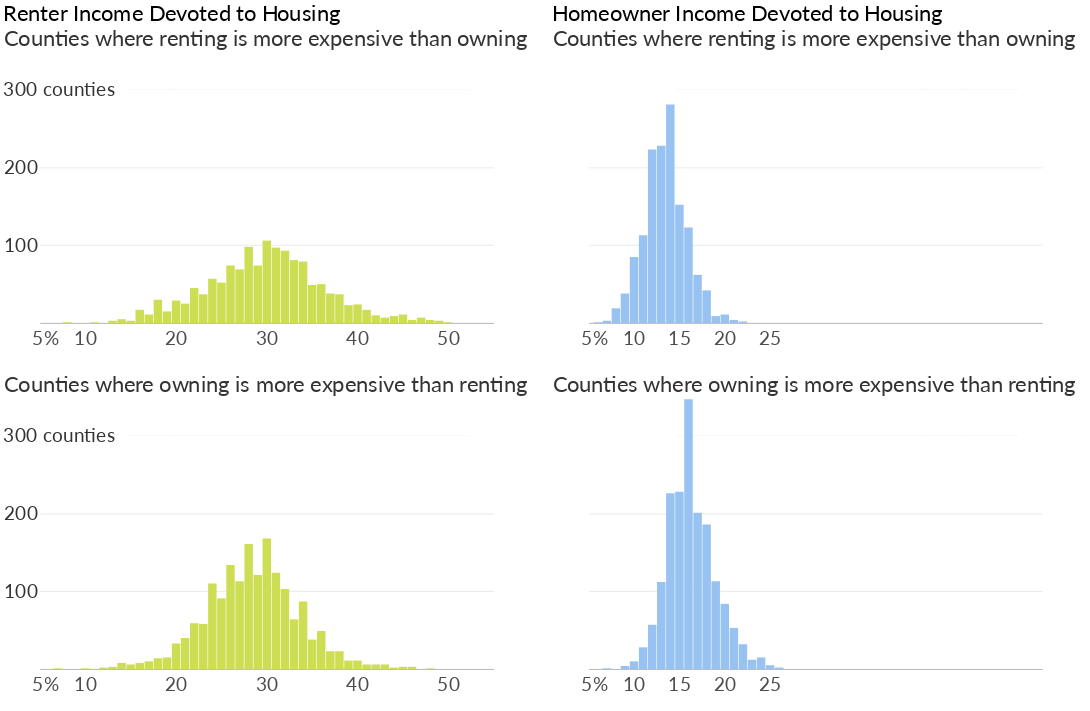

Notebook source saved alongside this figure:
### Code cell
inc_housing_charts = (charts_dict[0] | charts_dict[1]) & (charts_dict[2] | charts_dict[3])
inc_housing_charts

### Figure 1 — Vega-Lite specification as saved in the notebook (floating-point values rounded to 4 significant figures)
{"width": 600, "height": 400, "background": "white", "config": {"title": {"fontWeight": "normal", "fontSize": 36, "anchor": "start", "font": "Lato", "offset": 5}, "axisX": {"grid": false, "labelFont": "Lato", "labelFontSize": 16, "labelAngle": 0, "labelPadding": 10, "ticks": false, "tickSize": 5, "title": null, "titleFont": "Lato", "titleFontSize": 16, "titleFontWeight": "normal", "titleY": 30, "titleX": 280}, "axisY": {"grid": true, "gridOpacity": 1, "labelFont": "Lato", "labelFontSize": 16, "labelLimit": 100, "labelAlign": "left", "labelPadding": 20, "ticks": false, "title": null, "titleFont": "Lato", "titleFontWeight": "normal", "titleFontSize": 16, "titleAlign": "left", "titleAngle": 0, "titleY": -20, "titleX": -20, "domainWidth": 0}, "view": {"strokeOpacity": 0}}, "vconcat": [{"hconcat": [{"layer": [{"data": {"name": "data-fd38aa270a86fc920126f3f6a09318a2"}, "mark": {"type": "text", "dx": -7, "dy": -4, "fontSize": 11.5, "fontWeight": "bold", "opacity": 0.09}, "encoding": {"text": {"type": "nominal", "field": "text"}, "x": {"type": "quantitative", "field": "x", "scale": {"domain": [10, 50]}}, "y": {"type": "quantitative", "field": "y"}}}, {"data": {"name": "data-21a4e5e6877e5696b40945bd7685b83b"}, "mark": {"type": "bar", "color": "#cede54", "size": 14}, "encoding": {"x": {"type": "quantitative", "axis": {"labelFontSize": 32, "labelOpacity": 0.7, "values": [10, 20, 30, 40, 50]}, "field": "Bin", "scale": {"domain": [10, 50]}}, "y": {"type": "quantitative", "axis": {"labelFontSize": 32, "labelOpacity": 0.8, "labelPadding": 60, "titleFontSize": 36, "titleOpacity": 0.8, "titleX": -60, "titleY": 0, "values": [100, 200]}, "field": "Count", "scale": {"domain": [0, 350]}, "title": "Counties where renting is more expensive than owning"}}, "title": "Renter Income Devoted to Housing"}, {"data": {"name": "data-fcbf7a1326e5a92c8e8b9df976c576ce"}, "mark": {"type": "text", "dx": -5, "dy": 26.5, "font": "lato", "fontSize": 32, "opacity": 0.7}, "encoding": {"text": {"type": "nominal", "field": "text"}, "x": {"type": "quantitative", "field": "x"}, "y": {"type": "quantitative", "field": "y"}}}, {"data": {"name": "data-2d68707734c2d1a91dbd64835181b593"}, "mark": {"type": "text", "dx": 2, "dy": 0, "font": "lato", "fontSize": 32, "opacity": 0.8}, "encoding": {"text": {"type": "nominal", "field": "text"}, "x": {"type": "quantitative", "field": "x"}, "y": {"type": "quantitative", "field": "y"}}}, {"data": {"name": "data-424f55aee202cd0ed0981d1fc9849fbe"}, "mark": {"type": "rule", "opacity": 0, "size": 3}, "encoding": {"x": {"type": "quantitative", "field": "x"}, "y": {"type": "quantitative", "field": "y"}, "y2": {"field": "text"}}}], "height": 450, "width": 750}, {"layer": [{"data": {"name": "data-fd38aa270a86fc920126f3f6a09318a2"}, "mark": {"type": "text", "dx": -7, "dy": -4, "fontSize": 11.5, "fontWeight": "bold", "opacity": 0.09}, "encoding": {"text": {"type": "nominal", "field": "text"}, "x": {"type": "quantitative", "field": "x", "scale": {"domain": [10, 50]}}, "y": {"type": "quantitative", "field": "y"}}}, {"data": {"name": "data-0d6653b94ecaec5ec23f116b6ccba55a"}, "mark": {"type": "bar", "color": "#97c2f2", "size": 14}, "encoding": {"x": {"type": "quantitative", "axis": {"labelFontSize": 32, "labelOpacity": 0.7, "values": [10, 15, 20, 25]}, "field": "Bin", "scale": {"domain": [10, 50]}}, "y": {"type": "quantitative", "axis": {"labelFontSize": 32, "labelOpacity": 0, "labelPadding": 60, "titleFontSize": 36, "titleOpacity": 0.8, "titleX": -60, "titleY": 0, "values": [100, 200]}, "field": "Count", "scale": {"domain": [0, 350]}, "title": "Counties where renting is more expensive than owning"}}, "title": "Homeowner Income Devoted to Housing"}, {"data": {"name": "data-fcbf7a1326e5a92c8e8b9df976c576ce"}, "mark": {"type": "text", "dx": -5, "dy": 26.5, "font": "lato", "fontSize": 32, "opacity": 0.7}, "encoding": {"text": {"type": "nominal", "field": "text"}, "x": {"type": "quantitative", "field": "x"}, "y": {"type": "quantitative", "field": "y"}}}, {"data": {"name": "data-2d68707734c2d1a91dbd64835181b593"}, "mark": {"type": "text", "dx": 2, "dy": 0, "font": "lato", "fontSize": 32, "opacity": 0}, "encoding": {"text": {"type": "nominal", "field": "text"}, "x": {"type": "quantitative", "field": "x"}, "y": {"type": "quantitative", "field": "y"}}}, {"data": {"name": "data-424f55aee202cd0ed0981d1fc9849fbe"}, "mark": {"type": "rule", "opacity": 0, "size": 3}, "encoding": {"x": {"type": "quantitative", "field": "x"}, "y": {"type": "quantitative", "field": "y"}, "y2": {"field": "text"}}}], "height": 450, "width": 750}]}, {"hconcat": [{"layer": [{"data": {"name": "data-fd38aa270a86fc920126f3f6a09318a2"}, "mark": {"type": "text", "dx": -7, "dy": -4, "fontSize": 11.5, "fontWeight": "bold", "opacity": 0.09}, "encoding": {"text": {"type": "nominal", "field": "text"}, "x": {"type": "quantitative", "field": "x", "scale": {"domain": [10, 50]}}, "y": {"type": "quantitative", "field": "y"}}}, {"data": {"name": "data-77ad753fbdc530e19cb1774976fc8bc9"}, "mark": {"type": "bar", "color": "#cede54", "size": 14}, "encoding": {"x": {"type": "quantitative", "axis": {"labelFontSize": 32, "labelOpacity": 0.7, "values": [10, 20, 30, 40, 50]}, "field": "Bin", "scale": {"domain": [10, 50]}}, "y": {"type": "quantitative", "axis": {"labelFontSize": 32, "labelOpacity": 0.8, "labelPadding": 60, "titleFontSize": 36, "titleOpacity": 0.8, "titleX": -60, "titleY": 0, "values": [100, 200]}, "field": "Count", "scale": {"domain": [0, 350]}, "title": "Counties where owning is more expensive than renting"}}, "title": ""}, {"data": {"name": "data-fcbf7a1326e5a92c8e8b9df976c576ce"}, "mark": {"type": "text", "dx": -5, "dy": 26.5, "font": "lato", "fontSize": 32, "opacity": 0.7}, "encoding": {"text": {"type": "nominal", "field": "text"}, "x": {"type": "quantitative", "field": "x"}, "y": {"type": "quantitative", "field": "y"}}}, {"data": {"name": "data-2d68707734c2d1a91dbd64835181b593"}, "mark": {"type": "text", "dx": 2, "dy": 0, "font": "lato", "fontSize": 32, "opacity": 0.8}, "encoding": {"text": {"type": "nominal", "field": "text"}, "x": {"type": "quantitative", "field": "x"}, "y": {"type": "quantitative", "field": "y"}}}, {"data": {"name": "data-424f55aee202cd0ed0981d1fc9849fbe"}, "mark": {"type": "rule", "opacity": 0, "size": 3}, "encoding": {"x": {"type": "quantitative", "field": "x"}, "y": {"type": "quantitative", "field": "y"}, "y2": {"field": "text"}}}], "height": 450, "width": 750}, {"layer": [{"data": {"name": "data-fd38aa270a86fc920126f3f6a09318a2"}, "mark": {"type": "text", "dx": -7, "dy": -4, "fontSize": 11.5, "fontWeight": "bold", "opacity": 0.09}, "encoding": {"text": {"type": "nominal", "field": "text"}, "x": {"type": "quantitative", "field": "x", "scale": {"domain": [10, 50]}}, "y": {"type": "quantitative", "field": "y"}}}, {"data": {"name": "data-c7d884abf4a0f8c18f7471f5d7471e99"}, "mark": {"type": "bar", "color": "#97c2f2", "size": 14}, "encoding": {"x": {"type": "quantitative", "axis": {"labelFontSize": 32, "labelOpacity": 0.7, "values": [10, 15, 20, 25]}, "field": "Bin", "scale": {"domain": [10, 50]}}, "y": {"type": "quantitative", "axis": {"labelFontSize": 32, "labelOpacity": 0, "labelPadding": 60, "titleFontSize": 36, "titleOpacity": 0.8, "titleX": -60, "titleY": 0, "values": [100, 200]}, "field": "Count", "scale": {"domain": [0, 350]}, "title": "Counties where owning is more expensive than renting"}}, "title": ""}, {"data": {"name": "data-fcbf7a1326e5a92c8e8b9df976c576ce"}, "mark": {"type": "text", "dx": -5, "dy": 26.5, "font": "lato", "fontSize": 32, "opacity": 0.7}, "encoding": {"text": {"type": "nominal", "field": "text"}, "x": {"type": "quantitative", "field": "x"}, "y": {"type": "quantitative", "field": "y"}}}, {"data": {"name": "data-2d68707734c2d1a91dbd64835181b593"}, "mark": {"type": "text", "dx": 2, "dy": 0, "font": "lato", "fontSize": 32, "opacity": 0}, "encoding": {"text": {"type": "nominal", "field": "text"}, "x": {"type": "quantitative", "field": "x"}, "y": {"type": "quantitative", "field": "y"}}}, {"data": {"name": "data-424f55aee202cd0ed0981d1fc9849fbe"}, "mark": {"type": "rule", "opacity": 0, "size": 3}, "encoding": {"x": {"type": "quantitative", "field": "x"}, "y": {"type": "quantitative", "field": "y"}, "y2": {"field": "text"}}}], "height": 450, "width": 750}]}], "$schema": "https://vega.github.io/schema/vega-lite/v4.0.0.json", "datasets": {"data-fd38aa270a86fc920126f3f6a09318a2": [{"x": 34, "y": 300, "text": "______________________________________________________________________________________________"}], "data-21a4e5e6877e5696b40945bd7685b83b": [{"Bin": 33, "Count": 81}, {"Bin": 31, "Count": 97}, {"Bin": 38, "Count": 37}, {"Bin": 34, "Count": 79}, {"Bin": 30, "Count": 106}, {"Bin": 32, "Count": 93}, {"Bin": 40, "Count": 24}, {"Bin": 36, "Count": 50}, {"Bin": 22, "Count": 45}, {"Bin": 28, "Count": 98}, {"Bin": 35, "Count": 49}, {"Bin": 29, "Count": 74}, {"Bin": 39, "Count": 23}, {"Bin": 24, "Count": 57}, {"Bin": 25, "Count": 52}, {"Bin": 49, "Count": 3}, {"Bin": 37, "Count": 38}, {"Bin": 18, "Count": 30}, {"Bin": 19, "Count": 15}, {"Bin": 16, "Count": 17}, {"Bin": 14, "Count": 5}, {"Bin": 27, "Count": 69}, {"Bin": 20, "Count": 29}, {"Bin": 17, "Count": 11}, {"Bin": 23, "Count": 37}, {"Bin": 8, "Count": 1}, {"Bin": 42, "Count": 10}, {"Bin": 44, "Count": 9}, {"Bin": 26, "Count": 74}, {"Bin": 41, "Count": 17}, {"Bin": 46, "Count": 4}, {"Bin": 45, "Count": 11}, {"Bin": 21, "Count": 25}, {"Bin": 43, "Count": 7}, {"Bin": 47, "Count": 7}, {"Bin": 48, "Count": 4}, {"Bin": 50, "Count": 1}, {"Bin": 15, "Count": 3}, {"Bin": 11, "Count": 1}, {"Bin": 13, "Count": 3}], "data-fcbf7a1326e5a92c8e8b9df976c576ce": [{"x": 6, "y": 0, "text": "5%"}], "data-2d68707734c2d1a91dbd64835181b593": [{"x": 7, "y": 300, "text": "300 counties"}], "data-424f55aee202cd0ed0981d1fc9849fbe": [{"x": 60, "y": 0, "text": -50}], "data-0d6653b94ecaec5ec23f116b6ccba55a": [{"Bin": 16, "Count": 123}, {"Bin": 17, "Count": 62}, {"Bin": 13, "Count": 228}, {"Bin": 11, "Count": 113}, {"Bin": 14, "Count": 281}, {"Bin": 12, "Count": 223}, {"Bin": 10, "Count": 85}, {"Bin": 15, "Count": 152}, {"Bin": 21, "Count": 4}, {"Bin": 9, "Count": 38}, {"Bin": 8, "Count": 19}, {"Bin": 18, "Count": 42}, {"Bin": 20, "Count": 11}, {"Bin": 19, "Count": 9}, {"Bin": 22, "Count": 2}, {"Bin": 7, "Count": 3}, {"Bin": 6, "Count": 1}], "data-77ad753fbdc530e19cb1774976fc8bc9": [{"Bin": 26, "Count": 134}, {"Bin": 31, "Count": 124}, {"Bin": 41, "Count": 6}, {"Bin": 34, "Count": 87}, {"Bin": 30, "Count": 168}, {"Bin": 24, "Count": 110}, {"Bin": 38, "Count": 23}, {"Bin": 28, "Count": 161}, {"Bin": 35, "Count": 38}, {"Bin": 29, "Count": 121}, {"Bin": 45, "Count": 3}, {"Bin": 27, "Count": 113}, {"Bin": 21, "Count": 40}, {"Bin": 32, "Count": 103}, {"Bin": 23, "Count": 58}, {"Bin": 33, "Count": 64}, {"Bin": 25, "Count": 91}, {"Bin": 16, "Count": 8}, {"Bin": 36, "Count": 49}, {"Bin": 37, "Count": 23}, {"Bin": 40, "Count": 11}, {"Bin": 20, "Count": 33}, {"Bin": 43, "Count": 6}, {"Bin": 44, "Count": 2}, {"Bin": 39, "Count": 11}, {"Bin": 22, "Count": 59}, {"Bin": 42, "Count": 6}, {"Bin": 18, "Count": 14}, {"Bin": 17, "Count": 10}, {"Bin": 19, "Count": 15}, {"Bin": 12, "Count": 2}, {"Bin": 14, "Count": 8}, {"Bin": 48, "Count": 1}, {"Bin": 46, "Count": 3}, {"Bin": 15, "Count": 6}, {"Bin": 13, "Count": 3}, {"Bin": 10, "Count": 1}, {"Bin": 7, "Count": 1}], "data-c7d884abf4a0f8c18f7471f5d7471e99": [{"Bin": 16, "Count": 347}, {"Bin": 14, "Count": 226}, {"Bin": 17, "Count": 201}, {"Bin": 11, "Count": 28}, {"Bin": 13, "Count": 112}, {"Bin": 15, "Count": 228}, {"Bin": 19, "Count": 113}, {"Bin": 20, "Count": 84}, {"Bin": 18, "Count": 186}, {"Bin": 12, "Count": 57}, {"Bin": 22, "Count": 32}, {"Bin": 23, "Count": 12}, {"Bin": 21, "Count": 53}, {"Bin": 25, "Count": 5}, {"Bin": 24, "Count": 15}, {"Bin": 10, "Count": 10}, {"Bin": 9, "Count": 4}, {"Bin": 26, "Count": 2}, {"Bin": 7, "Count": 1}]}}
